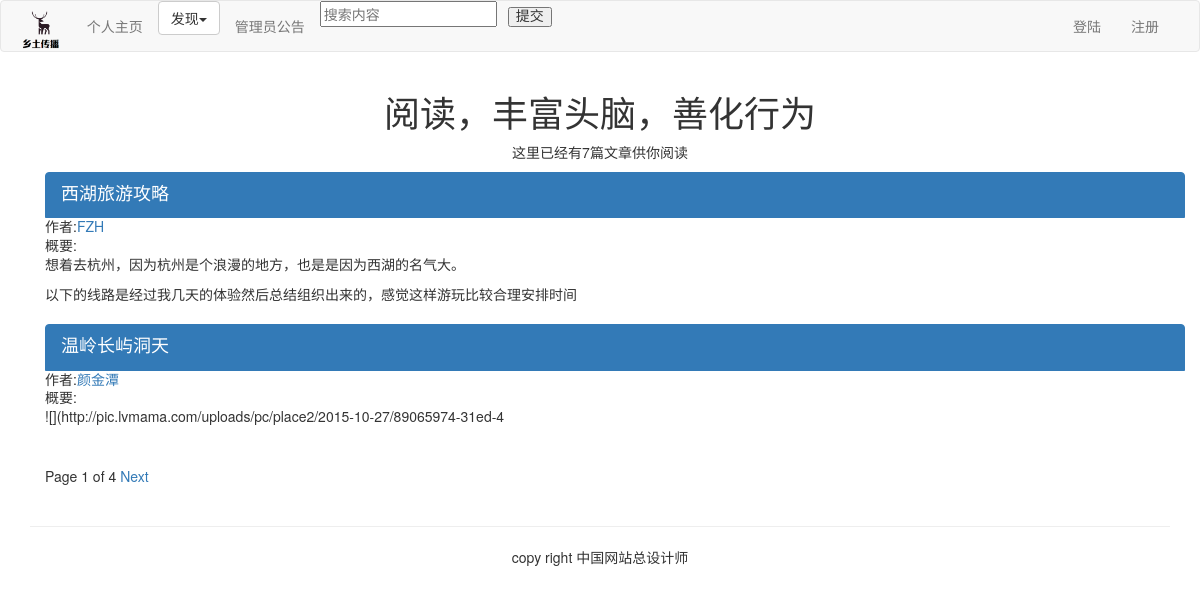
The page /article/list-article-titles/ on the database its author committed.
### article/models.py (models this page shows, shortened)
class ArticlePost(models.Model):
    author = models.ForeignKey(User, on_delete=models.CASCADE, related_name="article")
    title = models.CharField(max_length=200)
    slug = models.SlugField(max_length=500)
    column = models.ForeignKey(ArticleColumn, on_delete=models.CASCADE, related_name="article_column")
    body = models.TextField()
    created = models.DateTimeField(default=timezone.now)
    updated = models.DateTimeField(auto_now=True)
    users_like = models.ManyToManyField(User, related_name="articles_like", blank=True)
    article_tag = models.ManyToManyField(ArticleTag, related_name='article_tag', blank=True)
    class Meta:
        ordering = ("-updated",)
        index_together = (('id', 'slug'),)
    def get_url_path(self):
        return reverse("article:article_content", args=[self.id, self.slug])

### article/list_views.py (the view)
# urls.py: path('list-article-titles/', list_views.article_titles, name="article_titles"),
def article_titles(request, username=None):
    if username:
        user = User.objects.get(username=username)
        articles_title = ArticlePost.objects.filter(author=user)
        try:
            userinfo = user.userinfo
        except:
            userinfo = None
    else:
        articles_title = ArticlePost.objects.all()
    paginator = Paginator(articles_title, 2)
    page = request.GET.get('page')# 获得page
    try:
        current_page = paginator.page(page)
        articles = current_page.object_list
    except PageNotAnInteger:
        current_page = paginator.page(1)
        articles = current_page.object_list
    except EmptyPage:
        current_page = paginator.page(paginator.num_pages)
        articles = current_page.object_list
    if username:
        return render(request, "article/list/author_articles.html", {"articles": articles, "page": current_page, "userinfo": userinfo, "user": user})
    return render(request, "article/list/article_titles.html", {"articles": articles, "page": current_page})

### article/templatetags/article_tags.py (called while the page is built)
@register.simple_tag
def total_articles():
    return ArticlePost.objects.count()

### templates/article/list/article_titles.html (shortened to what this page needs)
{% extends "base.html" %}
{% load article_tags %}
{% block content %}
<div class="row text-center vertical-middle-sm">
    <h1>阅读，丰富头脑，善化行为</h1>
    <p>这里已经有{% total_articles %}篇文章供你阅读</p>
</div>
<div class="container">
    {% for article in articles %}
    <div class="list-group">
        <a href="{{article.get_url_path}}" class="list-group-item active">
            <h4 class="list-group-item-heading">{{article.title}}</h4>
        </a>
        <p class="list-group-item-text">作者:<a href="{% url 'article:author_articles' article.author.username %}">{{article.author.username}}</a></p>
        <p class="list-group-item-text">概要:{{article.body|slice:'70'| linebreaks}}</p>
    </div>
    {% endfor %}
    {% include "paginator.html" %}
</div>
{% endblock %}

### rows shown on the page
ArticlePost: title "西湖旅游攻略", author.username "FZH", body "想着去杭州，因为杭州是个浪漫的地方，也是是因为西湖的名气大。 以下的线路是经过我几天的体验然后总结组织出来的，感觉这样游玩比较合理安排时间"
ArticlePost: title "温岭长屿洞天", author.username "颜金潭", body "![](http://pic.lvmama.com/uploads/pc/place2/2015-10-27/89065974-31ed-4"

### other values the page prints
{{ page.number }} "1"
{{ page.paginator.num_pages }} "4"
